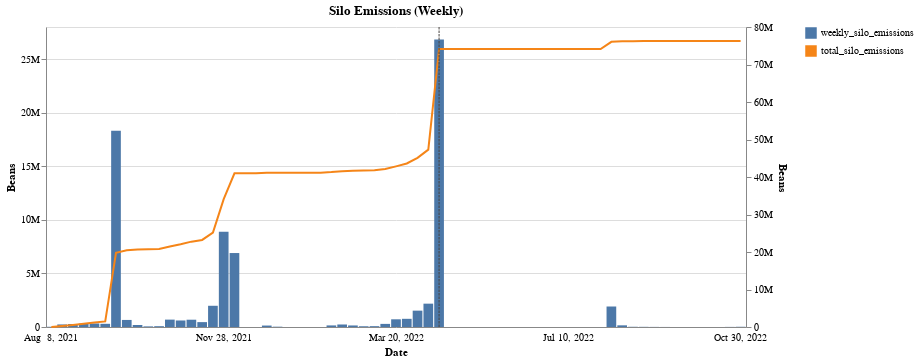

Source (notebook cell):
### Code cell
c = chart(
    wide_to_longwide(df, 'timestamp', ['timestamp'], ['total_silo_emissions', 'weekly_silo_emissions']), 
    'timestamp', 
    ['weekly_silo_emissions'],
    rmetrics=['total_silo_emissions'], 
    lstrategy='stack_bar', 
    rstrategy='line', 
    title="Silo Emissions (Weekly)", 
    yaxis_left_kwargs=dict(title="Beans", format=".3~s"), 
    yaxis_right_kwargs=dict(title="Beans", format=".3~s"), 
    dual_axes=True, 
) 
c

### Figure 1 — Vega-Lite specification as saved in the notebook (floating-point values rounded to 4 significant figures; data arrays with more than 128 entries replaced by an {"elided": "..."} marker saying what was removed)
{"config": {"view": {"continuousWidth": 400, "continuousHeight": 300}}, "layer": [{"mark": "bar", "encoding": {"color": {"field": "variable", "legend": {"title": null}, "scale": {"domain": ["weekly_silo_emissions", "total_silo_emissions"]}, "type": "nominal"}, "order": {"field": "stack_order", "sort": "ascending", "type": "quantitative"}, "x": {"axis": {"formatType": "time", "labelAngle": 0, "labelExpr": "timeFormat(toDate(datum.value), '%b %e, %Y')", "labelOverlap": true, "labelPadding": 5, "labelSeparation": 50, "ticks": false, "title": "Date"}, "field": "timestamp", "type": "ordinal"}, "y": {"axis": {"format": ".3~s", "title": "Beans"}, "field": "value", "type": "quantitative"}}, "title": "Silo Emissions (Weekly)", "transform": [{"calculate": "datum['variable'] === 'weekly_silo_emissions' ? 0 :  datum['variable'] === 'total_silo_emissions' ? 1 : 2", "as": "stack_order"}, {"filter": "datum['variable'] == 'weekly_silo_emissions'"}, {"calculate": "datum['variable'] === 'weekly_silo_emissions' ? 0 :  datum['variable'] === 'total_silo_emissions' ? 1 : 2", "as": "sort_col"}], "width": 700}, {"layer": [{"mark": "line", "encoding": {"color": {"field": "variable", "legend": {"title": null}, "scale": {"domain": ["weekly_silo_emissions", "total_silo_emissions"]}, "type": "nominal"}, "order": {"field": "stack_order", "sort": "ascending", "type": "quantitative"}, "x": {"axis": {"formatType": "time", "labelAngle": 0, "labelExpr": "timeFormat(toDate(datum.value), '%b %e, %Y')", "labelOverlap": true, "labelPadding": 5, "labelSeparation": 50, "ticks": false, "title": "Date"}, "field": "timestamp", "type": "ordinal"}, "y": {"axis": {"format": ".3~s", "title": "Beans"}, "field": "value", "type": "quantitative"}}, "title": "Silo Emissions (Weekly)", "transform": [{"calculate": "datum['variable'] === 'weekly_silo_emissions' ? 0 :  datum['variable'] === 'total_silo_emissions' ? 1 : 2", "as": "stack_order"}, {"filter": "datum['variable'] == 'total_silo_emissions'"}], "width": 700}, {"mark": {"type": "rule", "color": "#474440", "opacity": 1, "strokeDash": [2.5, 1]}, "encoding": {"x": {"axis": {"formatType": "time", "labelAngle": 0, "labelExpr": "timeFormat(toDate(datum.value), '%b %e, %Y')", "labelOverlap": true, "labelPadding": 5, "labelSeparation": 50, "ticks": false, "title": "Date"}, "field": "timestamp", "type": "ordinal"}}, "title": "Silo Emissions (Weekly)", "transform": [{"pivot": "variable", "value": "value", "groupby": ["timestamp"]}, {"filter": "\n            year(datum['timestamp']) === 2022 && \n            month(datum['timestamp']) === 3 && \n            date(datum['timestamp']) === 17 \n        "}], "width": 700}, {"mark": {"type": "rule", "color": "#878787"}, "encoding": {"opacity": {"condition": {"value": 1, "selection": "selector002"}, "value": 0}, "tooltip": [{"field": "timestamp", "timeUnit": "yearmonthdate", "title": "date", "type": "ordinal"}, {"field": "weekly_silo_emissions", "format": ",d", "type": "quantitative"}, {"field": "total_silo_emissions", "format": ",d", "type": "quantitative"}], "x": {"axis": {"formatType": "time", "labelAngle": 0, "labelExpr": "timeFormat(toDate(datum.value), '%b %e, %Y')", "labelOverlap": true, "labelPadding": 5, "labelSeparation": 50, "ticks": false, "title": "Date"}, "field": "timestamp", "type": "ordinal"}}, "selection": {"selector002": {"type": "single", "fields": ["timestamp"], "nearest": true, "on": "mouseover", "empty": "none", "clear": "mouseout"}}, "title": "Silo Emissions (Weekly)", "transform": [{"pivot": "variable", "value": "value", "groupby": ["timestamp"]}], "width": 700}]}], "data": {"name": "data-a8ec336fe9d400b7d79cae789e6a2bf8"}, "resolve": {"axis": {"y": "independent"}, "scale": {"y": "independent"}}, "$schema": "https://vega.github.io/schema/vega-lite/v4.17.0.json", "datasets": {"data-a8ec336fe9d400b7d79cae789e6a2bf8": {"elided": "130 records"}}}
